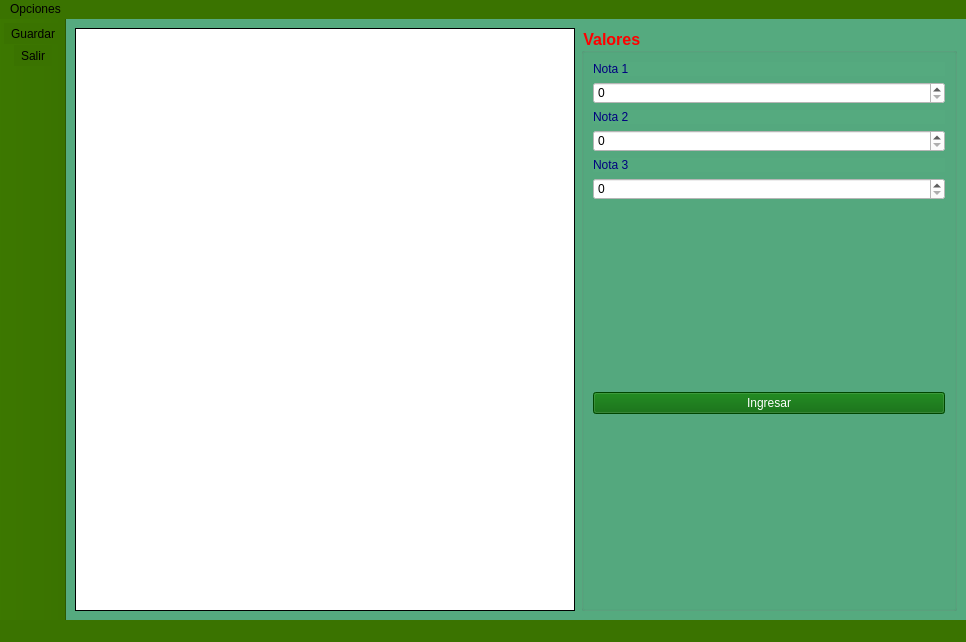
<?xml version="1.0" encoding="UTF-8"?>
<ui version="4.0">
 <class>Principal</class>
 <widget class="QMainWindow" name="Principal">
  <property name="geometry">
   <rect>
    <x>0</x>
    <y>0</y>
    <width>966</width>
    <height>642</height>
   </rect>
  </property>
  <property name="windowTitle">
   <string>Principal</string>
  </property>
  <property name="windowIcon">
   <iconset resource="Recursos.qrc">
    <normaloff>:/newicons/Recursos/estadisticas.png</normaloff>:/newicons/Recursos/estadisticas.png</iconset>
  </property>
  <property name="styleSheet">
   <string notr="true">background-color: rgb(85, 170, 127);
background-color: rgb(58, 115, 0);</string>
  </property>
  <widget class="QWidget" name="centralwidget">
   <property name="styleSheet">
    <string notr="true">background-color: rgb(85, 170, 127);
</string>
   </property>
   <layout class="QHBoxLayout" name="horizontalLayout">
    <item>
     <widget class="QLabel" name="Cuadro">
      <property name="minimumSize">
       <size>
        <width>500</width>
        <height>500</height>
       </size>
      </property>
      <property name="styleSheet">
       <string notr="true">background-color: rgb(255, 255, 255);</string>
      </property>
      <property name="frameShape">
       <enum>QFrame::Box</enum>
      </property>
      <property name="text">
       <string/>
      </property>
      <property name="alignment">
       <set>Qt::AlignLeading|Qt::AlignLeft|Qt::AlignTop</set>
      </property>
     </widget>
    </item>
    <item>
     <widget class="QGroupBox" name="groupBox">
      <property name="font">
       <font>
        <pointsize>12</pointsize>
        <weight>75</weight>
        <bold>true</bold>
       </font>
      </property>
      <property name="styleSheet">
       <string notr="true">color: rgb(255, 0, 0);</string>
      </property>
      <property name="title">
       <string>Valores </string>
      </property>
      <layout class="QVBoxLayout" name="verticalLayout">
       <item>
        <widget class="QLabel" name="nota1">
         <property name="styleSheet">
          <string notr="true">color: rgb(0, 0, 127);
font: 75 10pt &quot;MS Shell Dlg 2&quot;;</string>
         </property>
         <property name="text">
          <string>Nota 1</string>
         </property>
        </widget>
       </item>
       <item>
        <widget class="QSpinBox" name="inNota1">
         <property name="styleSheet">
          <string notr="true">background-color: rgb(255, 255, 255);
font: 12pt &quot;MS Shell Dlg 2&quot;;
color: rgb(0, 0, 0);</string>
         </property>
         <property name="maximum">
          <number>400</number>
         </property>
        </widget>
       </item>
       <item>
        <widget class="QLabel" name="nota2">
         <property name="styleSheet">
          <string notr="true">color: rgb(0, 0, 127);
font: 75 10pt &quot;MS Shell Dlg 2&quot;;</string>
         </property>
         <property name="text">
          <string>Nota 2</string>
         </property>
        </widget>
       </item>
       <item>
        <widget class="QSpinBox" name="inNota2">
         <property name="styleSheet">
          <string notr="true">background-color: rgb(170, 255, 0);
background-color: rgb(255, 255, 255);
font: 12pt &quot;MS Shell Dlg 2&quot;;
color: rgb(0, 0, 0);</string>
         </property>
         <property name="maximum">
          <number>400</number>
         </property>
        </widget>
       </item>
       <item>
        <widget class="QLabel" name="nota3">
         <property name="styleSheet">
          <string notr="true">color: rgb(0, 0, 127);
font: 75 12pt &quot;MS Shell Dlg 2&quot;;
font: 75 10pt &quot;MS Shell Dlg 2&quot;;</string>
         </property>
         <property name="text">
          <string>Nota 3</string>
         </property>
        </widget>
       </item>
       <item>
        <widget class="QSpinBox" name="inNota3">
         <property name="styleSheet">
          <string notr="true">background-color: rgb(255, 255, 255);
font: 12pt &quot;MS Shell Dlg 2&quot;;
color: rgb(0, 0, 0);</string>
         </property>
         <property name="maximum">
          <number>400</number>
         </property>
        </widget>
       </item>
       <item>
        <spacer name="verticalSpacer_2">
         <property name="orientation">
          <enum>Qt::Vertical</enum>
         </property>
         <property name="sizeHint" stdset="0">
          <size>
           <width>20</width>
           <height>40</height>
          </size>
         </property>
        </spacer>
       </item>
       <item>
        <widget class="QPushButton" name="cmdGraficar">
         <property name="styleSheet">
          <string notr="true">font: 12pt &quot;MS Shell Dlg 2&quot;;
background-color: rgb(0, 98, 0);
color: rgb(255, 255, 255);</string>
         </property>
         <property name="text">
          <string>Ingresar</string>
         </property>
        </widget>
       </item>
       <item>
        <spacer name="verticalSpacer">
         <property name="orientation">
          <enum>Qt::Vertical</enum>
         </property>
         <property name="sizeHint" stdset="0">
          <size>
           <width>20</width>
           <height>40</height>
          </size>
         </property>
        </spacer>
       </item>
       <item>
        <layout class="QVBoxLayout" name="verticalLayout_2"/>
       </item>
      </layout>
     </widget>
    </item>
   </layout>
  </widget>
  <widget class="QMenuBar" name="menubar">
   <property name="geometry">
    <rect>
     <x>0</x>
     <y>0</y>
     <width>966</width>
     <height>25</height>
    </rect>
   </property>
   <widget class="QMenu" name="menuOpciones">
    <property name="title">
     <string>Opciones</string>
    </property>
    <addaction name="actionGuardar"/>
    <addaction name="actionSalir"/>
   </widget>
   <addaction name="menuOpciones"/>
  </widget>
  <widget class="QStatusBar" name="statusbar"/>
  <widget class="QToolBar" name="toolBar">
   <property name="enabled">
    <bool>true</bool>
   </property>
   <property name="windowTitle">
    <string>toolBar</string>
   </property>
   <property name="styleSheet">
    <string notr="true"/>
   </property>
   <property name="movable">
    <bool>false</bool>
   </property>
   <attribute name="toolBarArea">
    <enum>LeftToolBarArea</enum>
   </attribute>
   <attribute name="toolBarBreak">
    <bool>false</bool>
   </attribute>
   <addaction name="actionGuardar"/>
   <addaction name="actionSalir"/>
  </widget>
  <action name="actionGuardar">
   <property name="icon">
    <iconset resource="Recursos.qrc">
     <normaloff>:/newicons/Recursos/guardar.png</normaloff>:/newicons/Recursos/guardar.png</iconset>
   </property>
   <property name="text">
    <string>Guardar</string>
   </property>
   <property name="shortcut">
    <string>Ctrl+S</string>
   </property>
  </action>
  <action name="actionSalir">
   <property name="icon">
    <iconset resource="Recursos.qrc">
     <normaloff>:/newicons/Recursos/salir.png</normaloff>:/newicons/Recursos/salir.png</iconset>
   </property>
   <property name="text">
    <string>Salir </string>
   </property>
   <property name="shortcut">
    <string>Ctrl+F4</string>
   </property>
  </action>
 </widget>
 <resources>
  <include location="Recursos.qrc"/>
 </resources>
 <connections/>
</ui>
